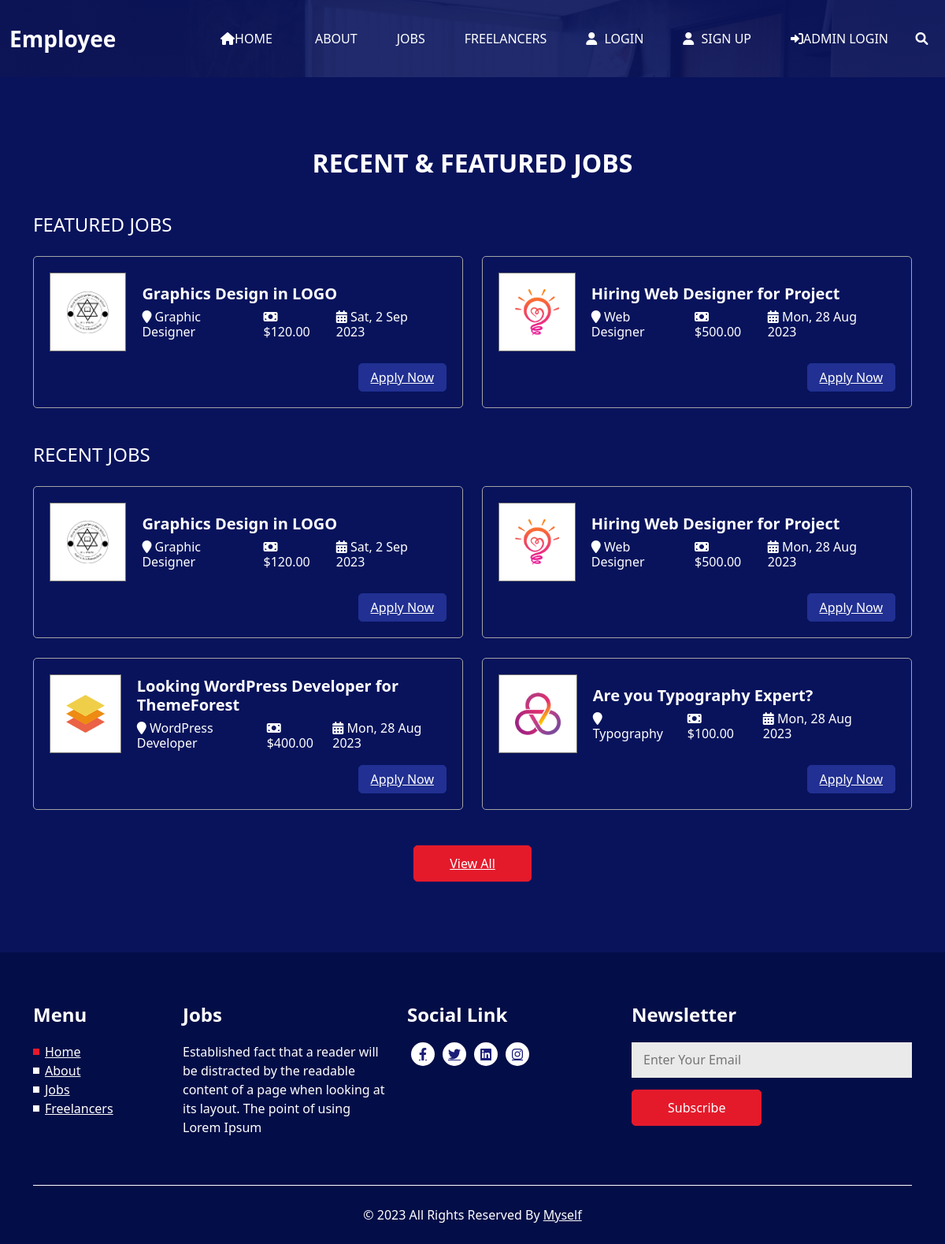
Page /job/ on the earlier database version.
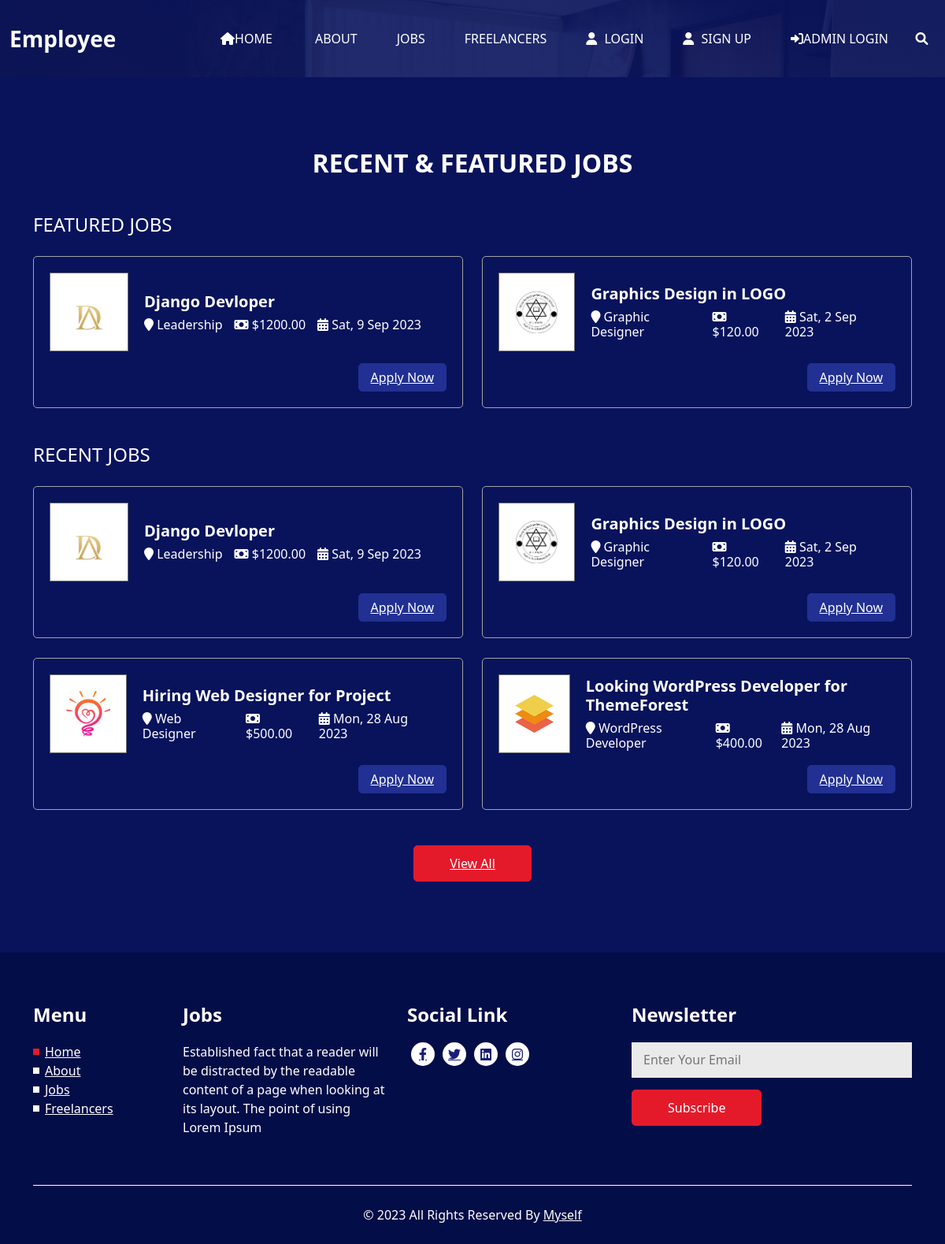
Same page on the later database version.
### web_app/model.py (models this page shows, shortened)
class JobPosting(models.Model):
     STATUS_CHOICES = [
          ("active", "Active"),
          ("in_active", "Inactive"),
     ]
     title = models.CharField(max_length=200)
     company = models.CharField(max_length=100)
     feature_image = models.ImageField(upload_to="Job_post_images/%Y/%m/%d", blank=False)
     status = models.CharField(max_length=20, choices=STATUS_CHOICES, default="active")
     description = models.TextField()
     salary = models.DecimalField(max_digits=10, decimal_places=2)
     posted_at = models.DateTimeField(auto_now_add=True)
     views_count = models.PositiveBigIntegerField(default=0)
     category = models.ForeignKey(JobCategory, on_delete=models.CASCADE)
     location = models.ManyToManyField(JobLocation)

class JobCategory(models.Model):
     name = models.CharField(max_length=100)

### web_app/views.py (the view)
# urls.py: path("job/", JobView.as_view(), name="job"),
class JobView(TemplateView):
    model = JobPosting
    template_name =  "jobs/job.html"
    queryset = JobPosting.objects.filter(
        posted_at__isnull=False, status="active"
    ).order_by("-posted_at")
    def get_context_data(self, **kwargs):
        context = super().get_context_data(**kwargs)
        context["recent_posts"] = JobPosting.objects.filter(
            posted_at__isnull=False, status="active"
        ).order_by("-posted_at")[:4]
        context["featured_posts"] = JobPosting.objects.filter(
            posted_at__isnull=False, status="active"
        ).order_by("-posted_at")[:2]
        return context

### templates/jobs/job.html
{% extends 'base.html' %}
{% load static %}
{% block content %}
{% include 'header.html' %}
<section class="job_section layout_padding">
  <div class="container">
    <div class="heading_container heading_center">
      <h2>
        RECENT & FEATURED JOBS
      </h2>
    </div>
    <div class="job_container">
      <h4 class="job_heading">
        Featured Jobs
      </h4>
      <div class="row">
        {% for featured_post in featured_posts %}
        <div class="col-lg-6">
          <div class="box">
            <div class="job_content-box">
              <div class="img-box">
                <img src="{{featured_post.feature_image.url}}" alt="{{ featured_post.title}}">
              </div>
              <div class="detail-box">
                <h5>
                  {{featured_post.title}}
                </h5>
                <div class="detail-info">
                  <h6>
                    <i class="fa fa-map-marker" aria-hidden="true"></i>
                    <span>
                      {{featured_post.category.name}}
                    </span>
                  </h6>
                  <h6>
                    <i class="fa fa-money" aria-hidden="true"></i>
                    <span>
                      ${{featured_post.salary}}
                    </span>
                  </h6>
                  <h6>
                    <i class="fa fa-calendar-alt"></i>
                    <span>{{featured_post.posted_at|date:" D, j M Y"}}
                    </span>
                  </h6>
                </div>
              </div>
            </div>
            <div class="option-box">
              <a href="{% url 'apply' %}" class="apply-btn">
                Apply Now
              </a>
            </div>
          </div>
        </div>
        {% endfor %}
      </div>
    </div>
    <div class="job_container">
      <h4 class="job_heading">
        Recent Jobs
      </h4>
      <div class="row">
        {% for recent_post in recent_posts %}
        <div class="col-lg-6">
          <div class="box">
            <div class="job_content-box">
              <div class="img-box">
                <img src="{{recent_post.feature_image.url}}" alt="{{ recent_post.title}}">
              </div>
              <div class="detail-box">
                <h5>
                  {{recent_post.title}}
                </h5>
                <div class="detail-info">
                  <h6>
                    <i class="fa fa-map-marker" aria-hidden="true"></i>
                    <span>
                      {{recent_post.category.name}}
                    </span>
                  </h6>
                  <h6>
                    <i class="fa fa-money" aria-hidden="true"></i>
                    <span>
                      ${{recent_post.salary}}
                    </span>
                  </h6>
                  <h6>
                    <i class="fa fa-calendar-alt"></i>
                    <span>{{recent_post.posted_at|date:" D, j M Y"}}
                    </span>
                  </h6>
                </div>
              </div>
            </div>
            <div class="option-box">
              <a href="{% url 'apply' %}" class="apply-btn">
                Apply Now
              </a>
            </div>
          </div>
        </div>
        {% endfor %}
      </div>
    </div>
    <div class="btn-box">
      <a href="">
        View All
      </a>
    </div>
  </div>
</section>
{% include 'home/info_section.html' %}
{% include 'home/footer_section.html' %}
{% endblock content %}

Differences in the rows shown:
no longer on one of the page's lists (row unchanged): JobPosting: title "Hiring Web Designer for Project", category.name "Web Designer", salary "500.00", posted_at "Mon, 28 Aug 2023"
no longer on this page (row unchanged): JobPosting: feature_image (picture), title "Are you Typography Expert?", category.name "Typography", salary "100.00", posted_at "Mon, 28 Aug 2023", shown under "RECENT JOBS"
added JobPosting: feature_image (picture), title "Django Devloper", category.name "Leadership", salary "1200.00", posted_at "Sat, 9 Sep 2023"
